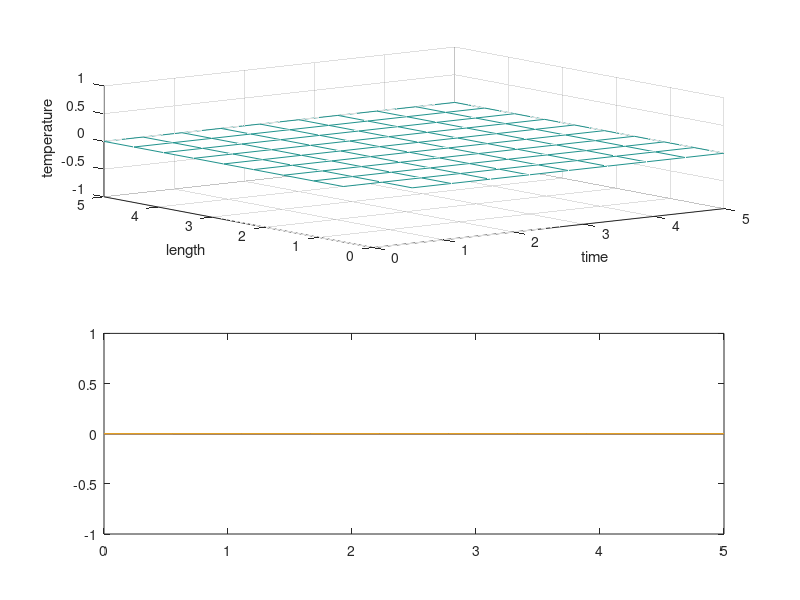

Source code (MATLAB):
l=input('Enter the the length of slab: ');
tau=input ('Enter the time in seconds: ');
ts=input('Enter the surface temprature: ');
to=input('enter the intial temperature: ');
a=20;
%% 
theta=to-ts;
xi=linspace(0,l,10);
taui=linspace(0,tau,10);
[x,t]=meshgrid(xi, taui);
%%
for i=1:length(x)
    for j=1:length(t)
        th(i,j)=erfc(x(i,j)/sqrt(a*t(i,j)))*theta;
        j=j+1;
    end
    i=i+1;
end
%%
subplot(2,1,1)
mesh(t,x,th)
ylabel("length")
xlabel('time')
zlabel('temperature')
%%
subplot(2,1,2)
plot(xi,th)
hold off